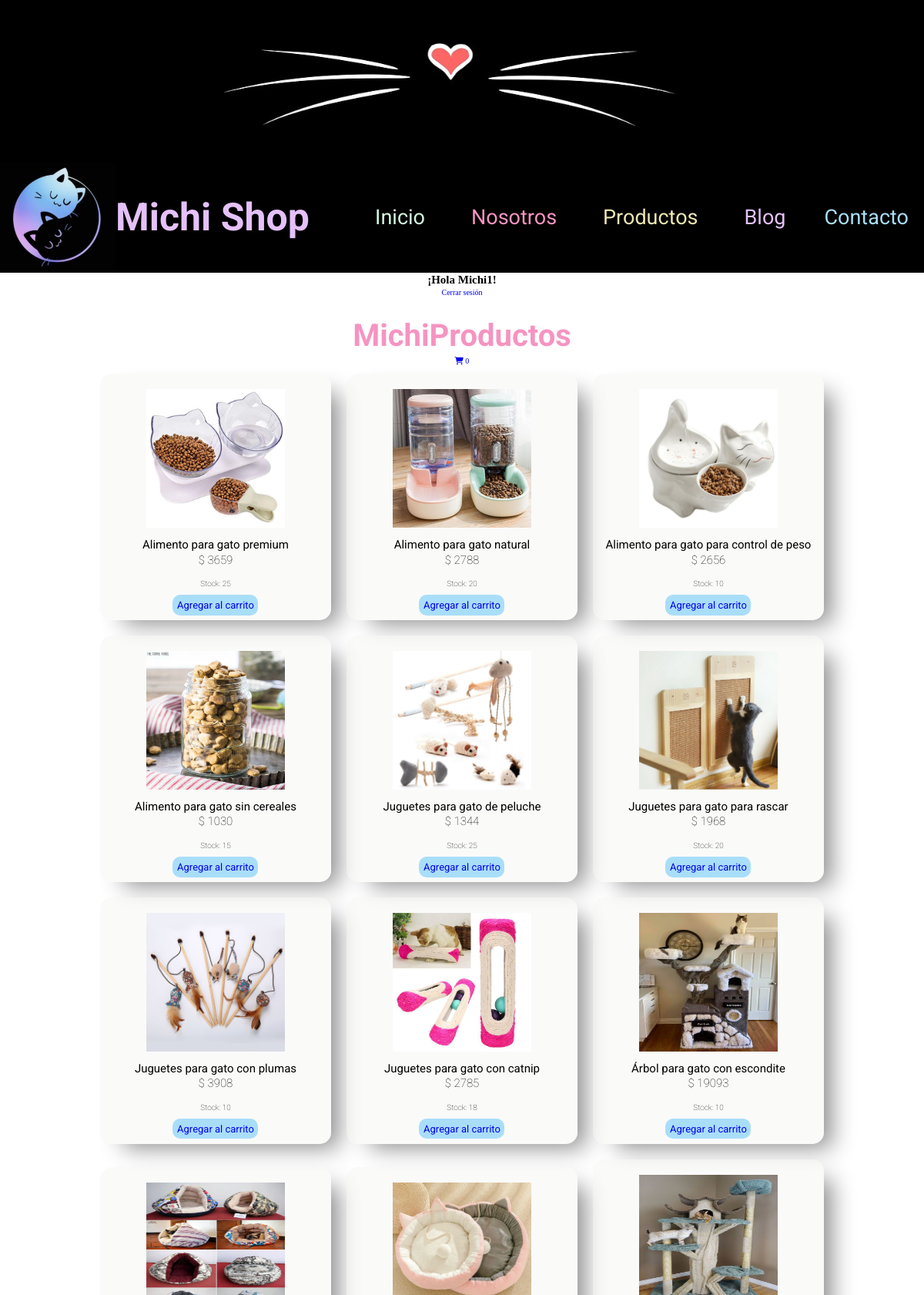
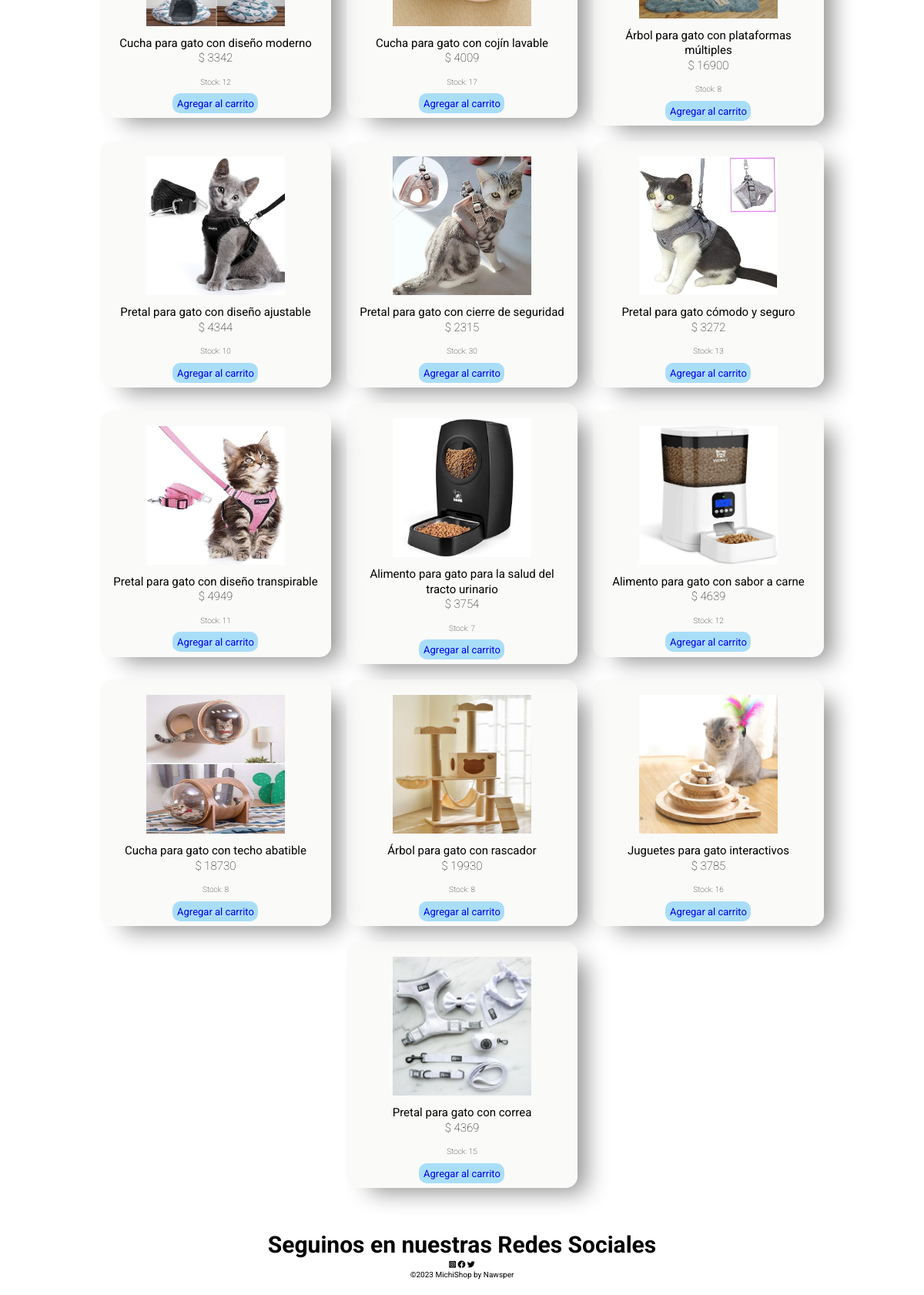
The app's page /productos/ (signed in) with its own data (2 pictures, top to bottom).
### AppTienda/models.py (models this page shows, shortened)
class Producto(models.Model):
    title = models.CharField(max_length=100)
    price = models.IntegerField()
    category = models.ForeignKey('CategoriaProd', on_delete=models.CASCADE)
    description = models.TextField(default='Descripción no disponible')
    stock = models.IntegerField(default=0)
    img = models.ImageField(upload_to='productos',
                            default='AppTienda/assets/img/default.jpg')
    created = models.DateTimeField(auto_now_add=True)
    updated = models.DateTimeField(auto_now_add=True)

### AppTienda/views.py (the view)
# urls.py: path('productos/', views.productos, name='productos'),
def productos(request):
    productos = Producto.objects.all()
    return render(request, "productos.html", {"productos": productos})

### AppCarrito/context_processor.py (called while the page is built)
def precioTotalCarrito(request):
    total = 0
    if "carrito" in request.session:
        for key, value in request.session["carrito"].items():
            total = total + (float(value["price"]))
    return {"precioTotalCarrito": total}

def cantTotalCarrito(request):
    cantidad = 0
    if "carrito" in request.session:
        for key, value in request.session["carrito"].items():
            cantidad = cantidad + value["quantity"]
    return {"cantTotalCarrito": cantidad}

### AppTienda/templates/michiStore/productos.html (shortened to what this page needs)
{% extends 'base.html' %}
{% load static %}
{% block main %}
<div class="productos">
  <div>
    <h2 class="productos__h2">MichiProductos</h2>
    <a class="productos__carrito" href="{% url 'carrito:carrito' %}">
      <i class="fa-solid fa-cart-shopping"></i> {{ cantTotalCarrito }}
    </a>
  </div>
  <div class="productos__div">
    {% for producto in productos %}
    <div class="card">
      <img class="card__img" src="{{ producto.img.url }}" alt="foto producto" />
      <h5 class="card__h5">{{ producto.title }}</h5>
      <p class="card__price">$ {{ producto.price }}</p>
      <p class="card__stock">Stock: {{ producto.stock }}</p>
      <a class="card__button" href="{% url 'carrito:agregar' producto.id %}">Agregar al carrito</a>
    </div>
    {% endfor %}
  </div>
</div>
{% endblock main %}

### AppTienda/templates/michiStore/base.html (shortened to what this page needs)
<!DOCTYPE html>
<html lang="en">
<head>
  {% load static %}
  <link rel="stylesheet" href="https://cdnjs.cloudflare.com/ajax/libs/font-awesome/6.4.0/css/all.min.css"
 />
  <link href="{% static 'AppTienda/css/style.css' %}" rel="stylesheet" />
</head>
<body>
  <div class="container">
    <header class="header">
      <div class="header__div">
        <img class="header__div--presentacion" src="{% static 'AppTienda/assets/img/presentacion.png' %}"
          alt="bigotes gato" />
      </div>
      <div class="header__nav">
        <div class="header__nav--div">
          <img class="header__nav--div__logo" src="{% static 'AppTienda/assets/img/logo.png' %}" alt="logo" />
          <h1>
            <a class="header__nav--div__h1" href="{% url 'inicio' %}">Michi Shop</a>
          </h1>
        </div>
        <nav class="header__nav--menu">
          <ul class="header__nav--menu__ul">
            <li>
              <a class="header__nav--menu__ul--li inicio" href="{% url 'inicio' %}">Inicio</a>
            </li>
            <li>
              <a class="header__nav--menu__ul--li nosotros" href="{% url 'nosotros' %}">Nosotros</a>
            </li>
            <li>
              <a class="header__nav--menu__ul--li productos" href="{% url 'productos' %}">Productos</a>
            </li>
            <li>
              <a class="header__nav--menu__ul--li blog" href="{% url 'blog' %}">Blog</a>
            </li>
            <li>
              <a class="header__nav--menu__ul--li contacto" href="{% url 'contacto' %}">Contacto</a>
            </li>
          </ul>
        </nav>
      </div>
    </header>
    <div>
      {% if user.is_authenticated %}
      <h2>¡Hola {{ user.username }}!</h2>
      <a href="{% url 'logout' %}">Cerrar sesión</a>
      {% endif %}
    </div>
    <main>{% block main %} {% endblock main %}</main>
    <footer>
      <div class="footer">
        <div class="footer__div">
          <div class="footer__titulos">
            <h6 class="footer__h6">Seguinos en nuestras Redes Sociales</h6>
            <a class="footer__link" href="#" target="_blank"><i class="fa-brands fa-square-instagram"></i></a>
            <a class="footer__link" href="#" target="_blank"><i class="fa-brands fa-facebook"></i></a>
            <a class="footer__link" href="#" target="_blank"><i class="fa-brands fa-twitter"></i></a>
          </div>
        </div>
        <p class="footer__p">&copy;2023 MichiShop by Nawsper</p>
      </div>
    </footer>
  </div>
</body>
</html>

### AppTienda/static/AppTienda/css/style.css (style rules this page uses)
:root { --fontLight: #ffffff; --fontDark: #000000; --bgColorCard: #f5f5f27a; --bgColor1: #d3f8e2; --bgColor2: #e4c1f9; --bgColor3: #f694c1; --bgColor4: #ede7b1; --bgColor5: #a9def9; --txColor2: #9f4ece; --txColor3: #d656ab; }
* { margin: 0; padding: 0; box-sizing: border-box; }
html { font-size: 62.5%; }
body { text-align: center; line-height: 1.3; }
main { padding: 2%; }
main p { font-size: 2rem; font-weight: 400; }
a { text-decoration: none; }
.header { background-color: var(--fontDark); font-family: "Roboto", sans-serif; }
.header__div { background-color: var(--fontDark); display: flex; justify-content: center; }
.header__nav { display: flex; justify-content: space-between; }
.header__nav--div { display: flex; justify-content: space-between; align-items: center; }
.header__nav--div__logo { max-width: 15rem; }
.header__nav--div__h1 { font-weight: 700; font-size: 5rem; align-self: center; color: var(--bgColor2); }
.header__nav--menu { display: flex; justify-content: center; align-items: center; }
.header__nav--menu__ul { display: flex; justify-content: space-between; align-items: center; }
.header__nav--menu__ul--li { font-size: 2.7rem; font-weight: 400; padding: 3rem; }
.inicio { color: var(--bgColor1); }
.nosotros { color: var(--bgColor3); }
.productos { color: var(--bgColor4); cursor: pointer; border-color: transparent; }
.blog { color: var(--bgColor2); }
.contacto { color: var(--bgColor5); }
.productos { width: 95%; margin: 0 auto; }
.productos__h2 { color: var(--bgColor3); font-family: "Roboto", sans-serif; font-size: 4rem; }
.productos__div { display: flex; flex-wrap: wrap; justify-content: center; align-items: center; }
.card { margin: 1rem; width: 300px; max-width: 300px; padding: 1rem; box-shadow: 20px 15px 30px -10px rgba(0, 0, 0, 0.45); border-radius: 15px; font-family: "Roboto", sans-serif; background-color: var(--bgColorCard); }
.card__img { width: 200px; height: 200px; padding: 10px; }
.card__h5 { font-family: "Roboto", sans-serif; font-size: 1.5rem; color: var(--fontDark); font-weight: 400; }
.card__price { font-family: "Roboto", sans-serif; font-size: 1.5rem; color: var(--fontDark); font-weight: 100; }
.card__stock { font-family: "Roboto", sans-serif; font-size: 1rem; color: var(--fontDark); font-weight: 100; margin: 5%; }
.card__button { padding: 2%; text-decoration: none; background-color: var(--bgColor5); border-radius: 10px; font-size: 1.3rem; }
.contacto { padding: 2rem; font-family: "Roboto", sans-serif; }
.footer { padding: 2rem; font-family: "Roboto", sans-serif; }
.footer__h6 { font-size: 30px; }
.footer__link { color: var(--fontDark); }

### records on screen
Producto: img (picture), title "Alimento para gato premium", price "3659", stock "25"
Producto: img (picture), title "Alimento para gato natural", price "2788", stock "20"
Producto: img (picture), title "Alimento para gato para control de peso", price "2656", stock "10"
Producto: img (picture), title "Alimento para gato sin cereales", price "1030", stock "15"
Producto: img (picture), title "Juguetes para gato de peluche", price "1344", stock "25"
Producto: img (picture), title "Juguetes para gato para rascar", price "1968", stock "20"
Producto: img (picture), title "Juguetes para gato con plumas", price "3908", stock "10"
Producto: img (picture), title "Juguetes para gato con catnip", price "2785", stock "18"
Producto: img (picture), title "Árbol para gato con escondite", price "19093", stock "10"
Producto: img (picture), title "Cucha para gato con diseño moderno", price "3342", stock "12"
Producto: img (picture), title "Cucha para gato con cojín lavable", price "4009", stock "17"
Producto: img (picture), title "Árbol para gato con plataformas múltiples", price "16900", stock "8"
Producto: img (picture), title "Pretal para gato con diseño ajustable", price "4344", stock "10"
Producto: img (picture), title "Pretal para gato con cierre de seguridad", price "2315", stock "30"
Producto: img (picture), title "Pretal para gato cómodo y seguro", price "3272", stock "13"
Producto: img (picture), title "Pretal para gato con diseño transpirable", price "4949", stock "11"
Producto: img (picture), title "Alimento para gato para la salud del tracto urinario", price "3754", stock "7"
Producto: img (picture), title "Alimento para gato con sabor a carne", price "4639", stock "12"
Producto: img (picture), title "Cucha para gato con techo abatible", price "18730", stock "8"
Producto: img (picture), title "Árbol para gato con rascador", price "19930", stock "8"
Producto: img (picture), title "Juguetes para gato interactivos", price "3785", stock "16"
Producto: img (picture), title "Pretal para gato con correa", price "4369", stock "15"

### other values on screen
{{ user.username }} "Michi1"
{{ cantTotalCarrito }} "0"
